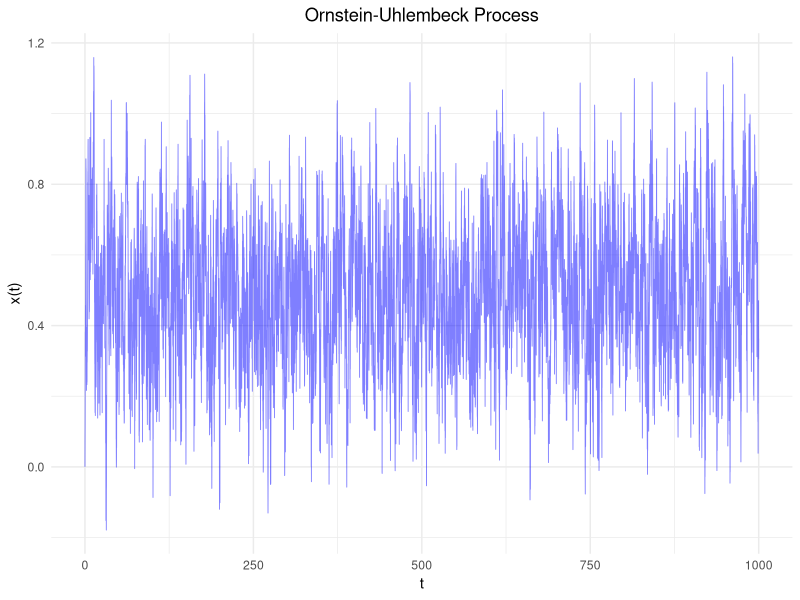

The R script that drew this image:
setwd("C:\\...\\financial_market_analysis")
getwd()

# Wiener process simulation

library(ggplot2)

theme_set(theme_minimal())

#################### Ornstein-Uhlenbeck process ####################
# time step
dt <- .1
# Theta
th <- 1.2
# mean
mu <- .5
# variance around the mean
sigma <- .3
# num. iterations
N_iter <- 10000
vect_x <- rep(0, N_iter)
for (t in 1:N_iter) {
  vect_x[t+1] <- vect_x[t] + th * (mu-vect_x[t]) * dt + sigma * rnorm(n = 1,mean = 0, sd = sqrt(dt))
}

# building data frame to plot data
dfOU <- data.frame(time = seq(from = 0, by = dt, len = N_iter+1), values = vect_x)

#plot data
ggplot(data = dfOU, mapping = aes(x = time, y = values)) +
  geom_line(linetype = 'solid', linewidth = .3, color = 'blue', alpha = .5) +
  xlab("t") +
  ylab("x(t)") +
  theme(plot.title = element_text(hjust = 0.5), panel.border = element_blank()) +
  ggtitle("Ornstein-Uhlembeck Process")
